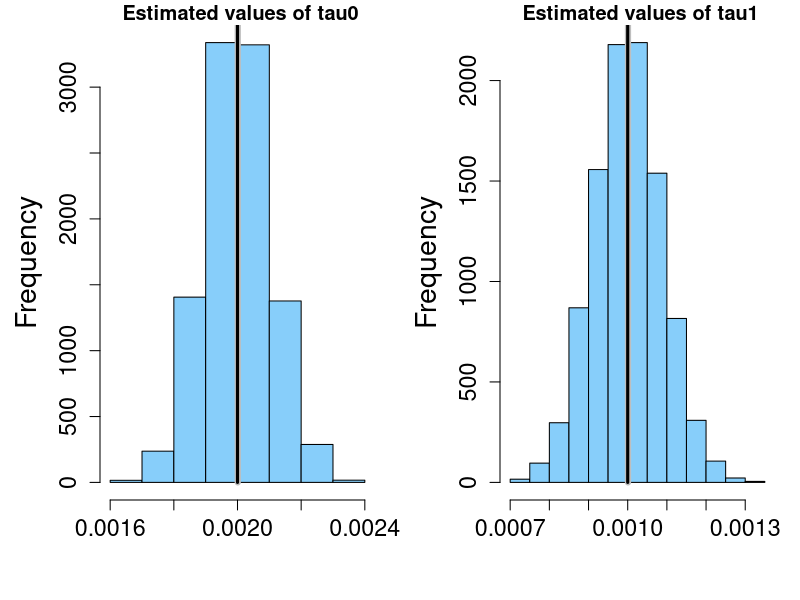
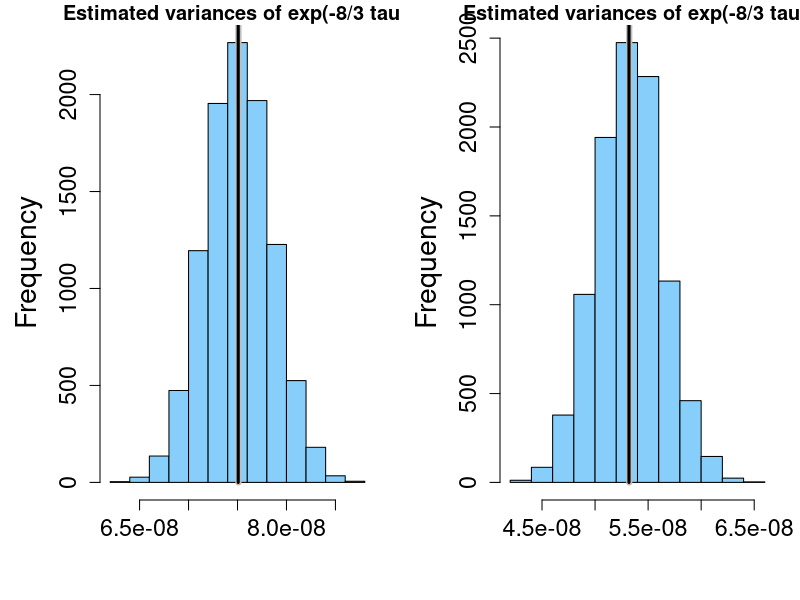
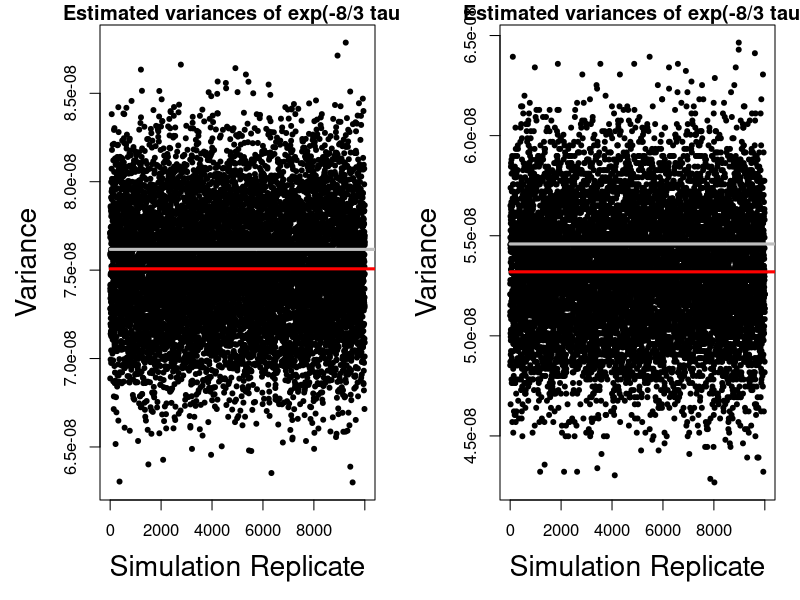
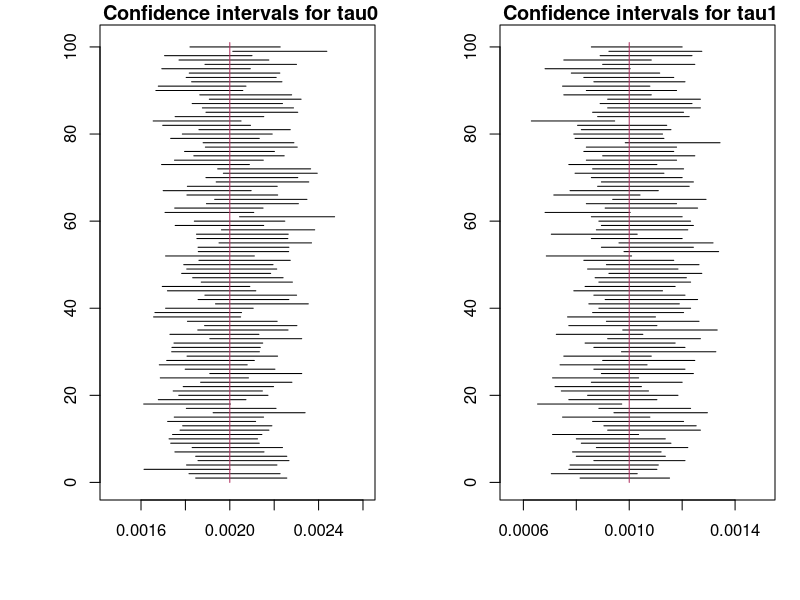
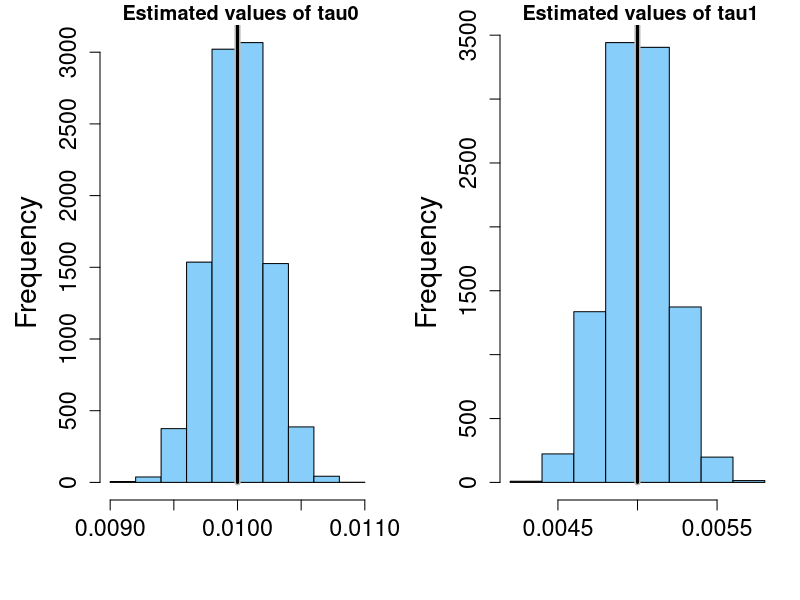
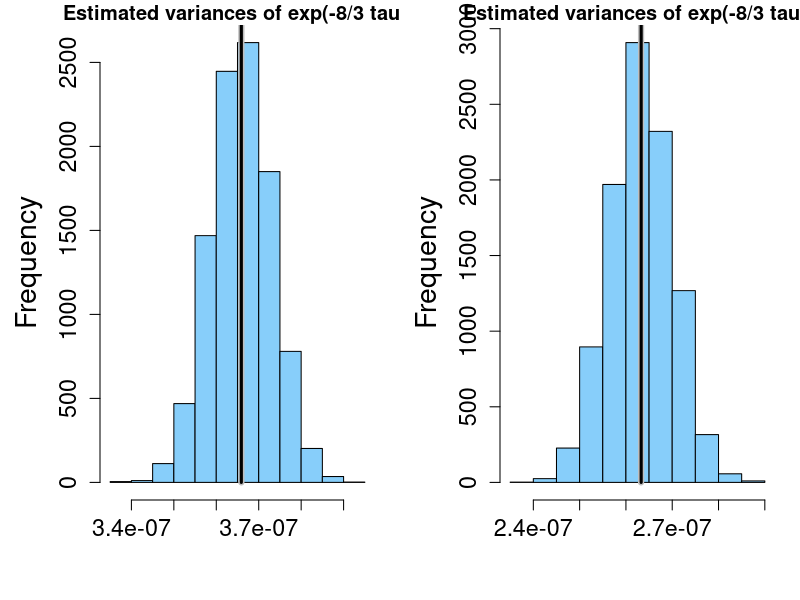
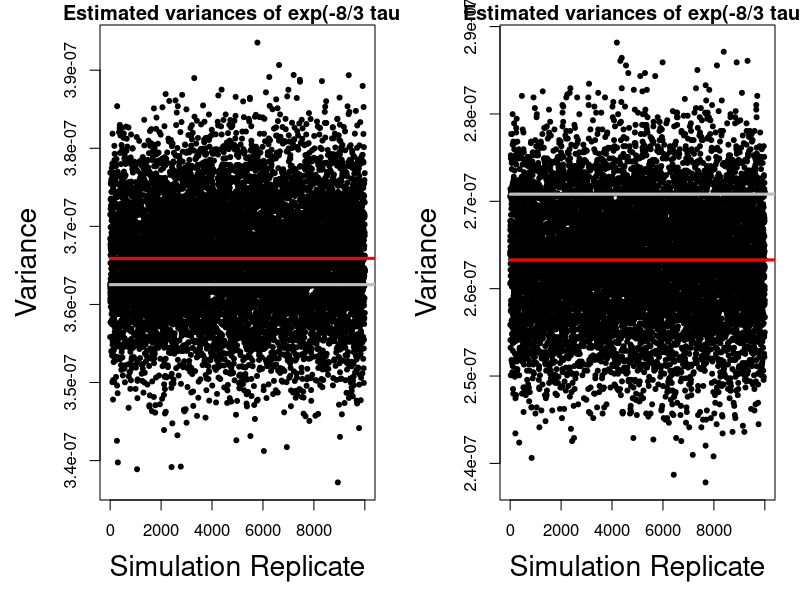
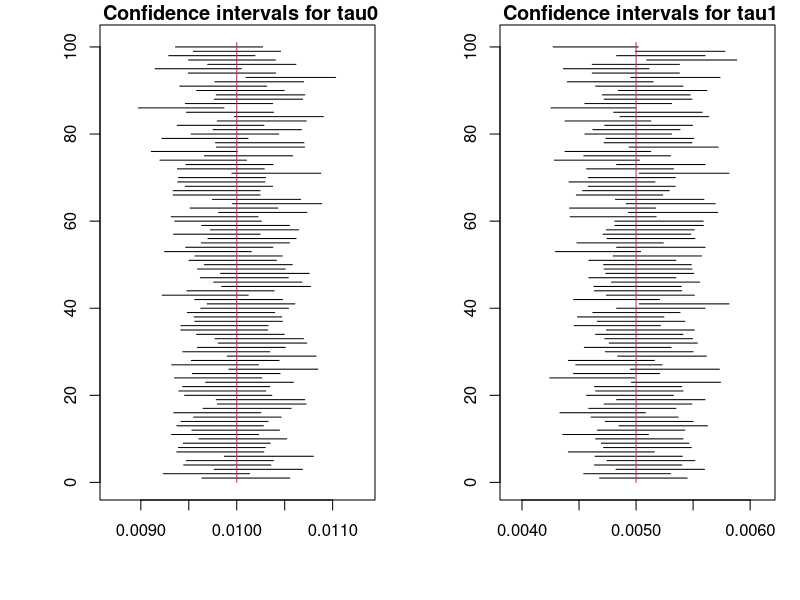

Recreate these plots in R, in order.
## ---- chunk 1
knitr::opts_chunk$set(echo = TRUE)
## ---- chunk 2
set.seed(30927)
## ---- chunk 3
num.trials <- 10000

GetTrueProbs <- function(tau0, tau1, theta) {
  a0 <- exp(-8 * tau0 / 3) / (3 + 4 * theta)
  a1 <- exp(-8 * tau1 / 3) / (3 + 4 * theta)
  b <- exp(-4 * tau1 / 3) / (3 + 2 * theta)
  
  p0 <- (1 + 18 * a0 + 54 * a0 * b + 9 * a1) / 16
  p1 <- 3 * (1 - 6 * a0 - 18 * a0 * b + 9 * a1) / 16
  p2 <- 3 * (1 + 6 * a0 - 18 * a0 * b - 3 * a1) / 16
  p3 <- p2
  p4 <- 6 * (1 - 6 * a0 + 18 * a0 * b - 3 * a1) / 16
  
  c(p0, p1, p2, p3, p4)
}

SimulateFrequencies <- function(tau0, tau1, theta) {
  true.probs <- GetTrueProbs(tau0, tau1, theta)
  rmultinom(1, num.trials, true.probs) / num.trials
}

EstimateTau0 <- function(theta, freqs) {
  f0 <- freqs[1]
  f1 <- freqs[2]
  f2 <- freqs[3]
  f3 <- freqs[4]
  
  tau0_est <- -3 * log((3 + 4 * theta) * (4 * f0 + 2 * f2 + 2 * f3 - 1) / 9) / 8
  tau0_est
}

EstimateTau1 <- function(theta, freqs) {
  f0 <- freqs[1]
  f1 <- freqs[2]
  f2 <- freqs[3]
  f3 <- freqs[4]
  
  tau1_est <- -3 * log((3 + 4 * theta) * (4 * f0 + 4 * f1 - 1) / 9) / 8
  tau1_est
}

GetCovarianceMatrix <- function(freqs) {
  mat <- matrix(nrow=5, ncol=5)
  for (i in 1:5) {
    for (j in 1:5) {
      if (i == j) {
        mat[i,j] <- freqs[i] * (1 - freqs[i]) / num.trials
      } else {
        mat[i,j] <- -1 * freqs[i] * freqs[j] / num.trials
      }
    }
  }
  mat
}

GetExp0Variance <- function(theta, freqs) {
  M <- GetCovarianceMatrix(freqs)
  k <- 4/3 + 16*theta/9
  v0 <- c(k, 0, k/2, k/2, 0)
  
  var0 <- t(v0) %*% M %*% v0
  var0
}

GetExp1Variance <- function(theta, freqs) {
  M <- GetCovarianceMatrix(freqs)
  k <- 4/3 + 16*theta/9
  v1 <- c(k, k, 0, 0, 0)
  
  var1 <- t(v1) %*% M %*% v1
  var1
}

CalcInterval <- function(exp.var.est, tau.est) {
  exp.est <- exp(-8 * tau.est / 3)
  interval <- c(exp.est + 1.96 * sqrt(exp.var.est), exp.est - 1.96 * sqrt(exp.var.est))
  interval <- (-3/8) * log(interval)
  interval
}


RunSimulation <- function(tau0, tau1, theta) {
  true.probs <- GetTrueProbs(tau0, tau1, theta)
  true.exp0.var <- GetExp0Variance(theta, true.probs)
  true.exp1.var <- GetExp1Variance(theta, true.probs)
  
  tau0.ests <- c()
  tau1.ests <- c()
  exp0.var.ests <- c()
  exp1.var.ests <- c()
  tau0.intervals <- matrix(nrow=0, ncol=2)
  tau1.intervals <- matrix(nrow=0, ncol=2)
  tau0.in.interval.counter <- 0
  tau1.in.interval.counter <- 0
  
  for (i in 1:10000) {
    freqs <- SimulateFrequencies(tau0, tau1, theta)
    
    tau0.est <- EstimateTau0(theta, freqs)
    tau1.est <- EstimateTau1(theta, freqs)
    exp0.var.est <- GetExp0Variance(theta, freqs)
    exp1.var.est <- GetExp1Variance(theta, freqs)
    tau0.interval <- CalcInterval(exp0.var.est, tau0.est)
    tau1.interval <- CalcInterval(exp1.var.est, tau1.est)
    
    tau0.ests <- append(tau0.ests, tau0.est)
    tau1.ests <- append(tau1.ests, tau1.est)
    exp0.var.ests <- append(exp0.var.ests, exp0.var.est)
    exp1.var.ests <- append(exp1.var.ests, exp1.var.est)
    tau0.intervals <- rbind(tau0.intervals, tau0.interval)
    tau1.intervals <- rbind(tau1.intervals, tau1.interval)
    
    if (tau0 > tau0.interval[1] && tau0 < tau0.interval[2]) {
      tau0.in.interval.counter <- tau0.in.interval.counter + 1
    }
    
    if (tau1 > tau1.interval[1] && tau1 < tau1.interval[2]) {
      tau1.in.interval.counter <- tau1.in.interval.counter + 1
    }
  }
  
  tau0.in.interval.freq <- tau0.in.interval.counter / 10000
  tau1.in.interval.freq <- tau1.in.interval.counter / 10000
  
  list(tau0.ests, tau1.ests, exp0.var.ests, exp1.var.ests, tau0.intervals, tau1.intervals, tau0.in.interval.freq, tau1.in.interval.freq)
}

#xlab=paste("", x.label)
MakeHistogram <- function(values, true.value=NULL, title, x.label) {
  hist(values, nclass=10, main=paste("", title), xlab="", cex.lab=1.7, cex.axis=1.4, col="lightskyblue")
  lines(c(mean(values), mean(values)), c(0, 2147483647), lwd=6, col="gray")
  if (!is.null(true.value)) {
    lines(c(true.value, true.value), c(0, 2147483647), lwd=3)
  }
}

MakeScatterplot <- function(exp.estimates, variances, true.variance, title) {
  plot(1:length(variances), variances, pch=20, xlab="Simulation Replicate", ylab="Variance", main=paste("", title), cex.lab=1.7, cex.axis=1)
  lines(c(0,2147483647), c(var(exp.estimates), var(exp.estimates)), lwd=3, col="gray")
  lines(c(0,2147483647), c(true.variance, true.variance), lwd=3, col="red")
}

#xlab=paste("", x.label)
MakeIntervalPlot <- function(intervals, true.value, title, x.label) {
  plot(c(min(intervals), max(intervals)), c(0, 101), type='n', main=paste("", title), xlab="", ylab="", cex.lab=2.0)
  for (i in 1:100) {
    interval <- intervals[i,]
    lines(c(interval[1], interval[2]), c(i, i))
  }
  lines(c(true.value, true.value), c(0, 101), col="maroon")
}

MakeSummaries <- function(tau0, tau1, theta, results) {
  true.probs <- GetTrueProbs(tau0, tau1, theta)
  true.exp0.var <- GetExp0Variance(theta, true.probs)
  true.exp1.var <- GetExp1Variance(theta, true.probs)
  
  tau0.ests <- results[[1]]
  tau1.ests <- results[[2]]
  exp0.var.ests <- results[[3]]
  exp1.var.ests <- results[[4]]
  tau0.intervals <- results[[5]]
  tau1.intervals <- results[[6]]
  tau0.in.interval.freq <- results[[7]]
  tau1.in.interval.freq <- results[[8]]
  
  par(mfrow=c(1,2),mai=c(1,1,0.25,0.25))
  
  MakeHistogram(tau0.ests, tau0, "Estimated values of tau0", "tau0")
  MakeHistogram(tau1.ests, tau1, "Estimated values of tau1", "tau1")
  
  MakeHistogram(exp0.var.ests, true.exp0.var, "Estimated variances of exp(-8/3 tau0)", "exp(-8/3 tau0)")
  MakeHistogram(exp1.var.ests, true.exp1.var, "Estimated variances of exp(-8/3 tau1)", "exp(-8/3 tau1)")
  
  MakeScatterplot(exp(-8 * tau0.ests / 3), exp0.var.ests, true.exp0.var, "Estimated variances of exp(-8/3 tau0)")
  MakeScatterplot(exp(-8 * tau1.ests / 3), exp1.var.ests, true.exp1.var, "Estimated variances of exp(-8/3 tau1)")
  
  MakeIntervalPlot(tau0.intervals, tau0, "Confidence intervals for tau0", "tau0")
  MakeIntervalPlot(tau1.intervals, tau1, "Confidence intervals for tau1", "tau1")
  
  print("Proportion of 95% CIs including tau0:")
  print(tau0.in.interval.freq)
  print("Proportion of 95% CIs including tau1:")
  print(tau1.in.interval.freq)
}
## ---- chunk 4
tau0 <- 0.002
tau1 <- 0.001
theta <- 0.001
num.trials <- 100000

results <- RunSimulation(tau0, tau1, theta)
MakeSummaries(tau0, tau1, theta, results)
## ---- chunk 5
tau0 <- 0.01
tau1 <- 0.005
theta <- 0.005
num.trials <- 100000

results <- RunSimulation(tau0, tau1, theta)
MakeSummaries(tau0, tau1, theta, results)
## ---- chunk 6
tau0 <- 0.0015
tau1 <- 0.001
theta <- 0.001
num.trials <- 100000

results <- RunSimulation(tau0, tau1, theta)
MakeSummaries(tau0, tau1, theta, results)
## ---- chunk 7
tau0 <- 0.0075
tau1 <- 0.005
theta <- 0.005
num.trials <- 100000

results <- RunSimulation(tau0, tau1, theta)
MakeSummaries(tau0, tau1, theta, results)
## ---- chunk 8
tau0 <- 0.002
tau1 <- 0.001
theta <- 0.001
num.trials <- 10000

results <- RunSimulation(tau0, tau1, theta)
MakeSummaries(tau0, tau1, theta, results)
## ---- chunk 9
tau0 <- 0.01
tau1 <- 0.005
theta <- 0.005
num.trials <- 10000

results <- RunSimulation(tau0, tau1, theta)
MakeSummaries(tau0, tau1, theta, results)
## ---- chunk 10
tau0 <- 0.0015
tau1 <- 0.001
theta <- 0.001
num.trials <- 10000

results <- RunSimulation(tau0, tau1, theta)
MakeSummaries(tau0, tau1, theta, results)
## ---- chunk 11
tau0 <- 0.0075
tau1 <- 0.005
theta <- 0.005
num.trials <- 10000

results <- RunSimulation(tau0, tau1, theta)
MakeSummaries(tau0, tau1, theta, results)
## ---- chunk 12
HypothesisTest <- function(tau, theta) {
  true.probs <- GetTrueProbs(0.001, tau, theta)
  test.stats <- c()
  null.hypothesis.rejected.counter <- 0
  
  for (i in 1:10000) {
    freqs <- SimulateFrequencies(0.001, tau, theta)
    tau1.est <- EstimateTau1(theta, freqs)
    exp1.est <- exp(-8 * tau1.est / 3)
    exp1.var.est <- GetExp1Variance(theta, freqs)
    
    test.stat <- (exp1.est - 1) / sqrt(exp1.var.est)
    test.stats <- append(test.stats, test.stat)
    
    if (abs(test.stat) > 1.96) {
      null.hypothesis.rejected.counter <- null.hypothesis.rejected.counter + 1
    }
  }
  
  power <- null.hypothesis.rejected.counter / 10000
  list(test.stats, power)
}
## ---- chunk 13
par(mfrow=c(1,3),mai=c(1,1,0.25,0.25))

num.trials <- 100000

results1 <- HypothesisTest(0, 0.005)
test1.stats <- results1[[1]]
MakeHistogram(values=test1.stats, title="tau1=0", x.label="Test statistic")

results2 <- HypothesisTest(0.0001, 0.005)
test2.stats <- results2[[1]]
MakeHistogram(values=test2.stats, title="tau1=0.1", x.label="Test statistic")

results3 <- HypothesisTest(0.001, 0.005)
test3.stats <- results3[[1]]
MakeHistogram(values=test3.stats, title="tau1=1.0", x.label="Test statistic")

taus = seq(0,0.001,0.00005)
powers1 <- c()
powers2 <- c()

for (curr.tau in taus) {
  results1 <- HypothesisTest(curr.tau, 0.001)
  powers1 <- append(powers1, results1[[2]])
  
  results2 <- HypothesisTest(curr.tau, 0.005)
  powers2 <- append(powers2, results2[[2]])
}

par(mfrow=c(1,1),mai=c(1,1,0.25,0.25))
plot(taus, powers1, type='l', lwd=3, col="lightskyblue", xlab=expression(paste(tau[1])), ylab="Power", cex.lab=1.7, cex.axis=1.4)
lines(taus, powers2, col="lightskyblue", lwd=3, lty=2)
legend(0.0025, 0.6, legend=c(expression(paste(theta,"=0.001")), expression(paste(theta,"=0.005"))), lty=c(1,2), col=c("lightskyblue", "lightskyblue"), lwd=c(3,3), cex=1.1)
